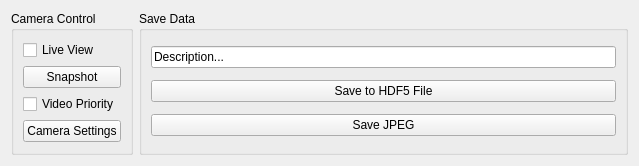
<?xml version="1.0" encoding="UTF-8"?>
<ui version="4.0">
 <class>Form</class>
 <widget class="QWidget" name="Form">
  <property name="enabled">
   <bool>true</bool>
  </property>
  <property name="geometry">
   <rect>
    <x>0</x>
    <y>0</y>
    <width>639</width>
    <height>166</height>
   </rect>
  </property>
  <property name="sizePolicy">
   <sizepolicy hsizetype="MinimumExpanding" vsizetype="Fixed">
    <horstretch>0</horstretch>
    <verstretch>0</verstretch>
   </sizepolicy>
  </property>
  <property name="minimumSize">
   <size>
    <width>400</width>
    <height>0</height>
   </size>
  </property>
  <property name="windowTitle">
   <string>Form</string>
  </property>
  <layout class="QGridLayout" name="gridLayout">
   <item row="0" column="0">
    <widget class="QGroupBox" name="camera_control_groupbox">
     <property name="title">
      <string>Camera Control</string>
     </property>
     <layout class="QVBoxLayout" name="verticalLayout_2">
      <item>
       <widget class="QCheckBox" name="live_view_checkbox">
        <property name="text">
         <string>Live View</string>
        </property>
       </widget>
      </item>
      <item>
       <widget class="QPushButton" name="snapshot_button">
        <property name="text">
         <string>Snapshot</string>
        </property>
       </widget>
      </item>
      <item>
       <widget class="QCheckBox" name="video_priority_checkbox">
        <property name="text">
         <string>Video Priority</string>
        </property>
       </widget>
      </item>
      <item>
       <widget class="QPushButton" name="edit_camera_parameters_button">
        <property name="text">
         <string>Camera Settings</string>
        </property>
       </widget>
      </item>
     </layout>
    </widget>
   </item>
   <item row="0" column="1">
    <widget class="QGroupBox" name="save_data_groupbox">
     <property name="title">
      <string>Save Data</string>
     </property>
     <layout class="QVBoxLayout" name="verticalLayout">
      <item>
       <widget class="QLineEdit" name="description_lineedit">
        <property name="toolTip">
         <string>&lt;html&gt;&lt;head/&gt;&lt;body&gt;&lt;p&gt;A short description that is saved with the data&lt;/p&gt;&lt;/body&gt;&lt;/html&gt;</string>
        </property>
        <property name="text">
         <string>Description...</string>
        </property>
       </widget>
      </item>
      <item>
       <widget class="QPushButton" name="save_to_data_file_button">
        <property name="text">
         <string>Save to HDF5 File</string>
        </property>
       </widget>
      </item>
      <item>
       <widget class="QPushButton" name="save_jpeg_button">
        <property name="text">
         <string>Save JPEG</string>
        </property>
       </widget>
      </item>
     </layout>
    </widget>
   </item>
  </layout>
 </widget>
 <resources/>
 <connections/>
</ui>
